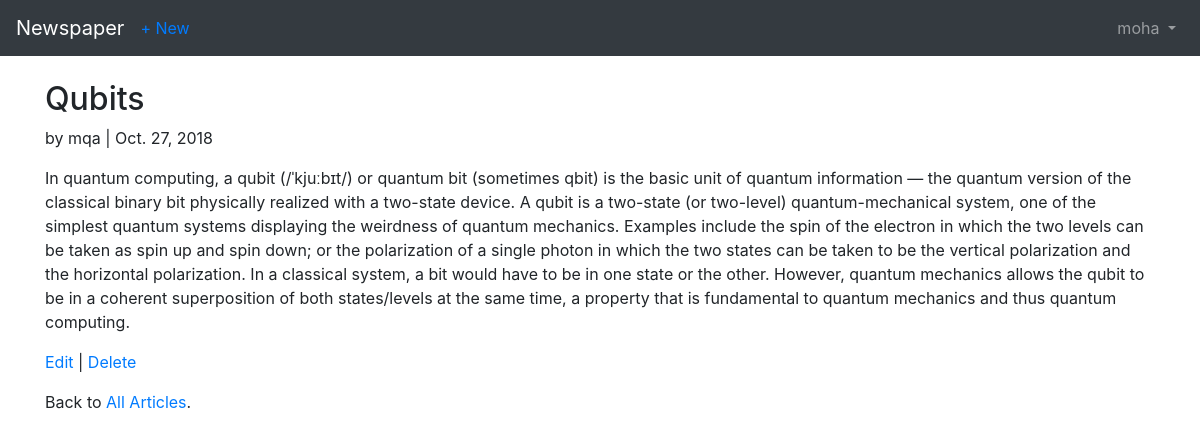
The page /articles/1/ (signed in) on the database its author committed.
### users/models.py (models this page shows)
class CustomUser(AbstractUser):
    age = models.PositiveIntegerField(null=True, blank=True)

### articles/models.py (models this page shows, shortened)
class Article(models.Model):
    title = models.CharField(max_length=255)
    body = models.TextField()
    date = models.DateField(auto_now_add=True)
    author = models.ForeignKey(get_user_model(), on_delete=models.CASCADE)

### articles/views.py (the view)
class ArticleDetailView(LoginRequiredMixin, DetailView):  # new
    model = Article
    template_name = 'article_detail.html'
    login_url = 'login'

### templates/article_detail.html
{% extends 'base.html' %}
{% block content %}
<div class="article-entry">
    <h2>{{ object.title }}</h2>
    <p>by {{ object.author }} | {{ object.date }}</p>
    <p>{{ object.body }}</p>
</div>
<p><a href="{% url 'article_edit' article.pk %}">Edit</a> |
    <a href="{% url 'article_delete' article.pk %}">Delete</a></p>
<p>Back to <a href="{% url 'article_list' %}">All Articles</a>.</p>
{% endblock content %}

### templates/base.html (shortened to what this page needs)
<!doctype html>
<html lang="en">
<head>
    <link rel="stylesheet" href="https://stackpath.bootstrapcdn.com/bootstrap/4.1.3/css/bootstrap.min.css"
>
</head>
<body>
    <nav class="navbar navbar-expand-md navbar-dark bg-dark mb-4">
        <a class="navbar-brand" href="{% url 'home' %}">Newspaper</a>
        {% if user.is_authenticated %}
        <ul class="navbar-nav mr-auto">
            <li class="nav-item"><a href="{% url 'article_new' %}">+ New</a></li>
        </ul>
        {% endif %}
        <div class="collapse navbar-collapse" id="navbarCollapse">
            {% if user.is_authenticated %}
            <ul class="navbar-nav ml-auto">
                <li class="nav-item">
                    <a class="nav-link dropdown-toggle" href="#" id="userMenu" \ data-toggle="dropdown" aria-haspopup="true"
                        aria-expanded\="false">
                        {{ user.username }}
                    </a>
                </li>
            </ul>
            {% endif %}
        </div>
    </nav>
    <div class="container">
        {% block content %}
        {% endblock content %}
    </div>
</body>
</html>

### rows shown on the page
CustomUser: username "moha"
Article: title "Qubits", author "mqa", date "Oct. 27, 2018", body "In quantum computing, a qubit (/ˈkjuːbɪt/) or quantum bit (sometimes qbit) is the basic unit of quantum information — the quantum version of the classical binary bit physically realized with a two-state device. A qubit is a two-state (or two-level) quantum-mechanical system, one of the simplest quantum systems displaying the weirdness of quantum mechanics. Examples include the spin of the electron in which the two levels can be taken as spin up and spin down; or the polarization of a single photon in which the two states can be taken to be the vertical polarization and the horizontal polarization. In a classical system, a bit would have to be in one state or the other. However, quantum…"
